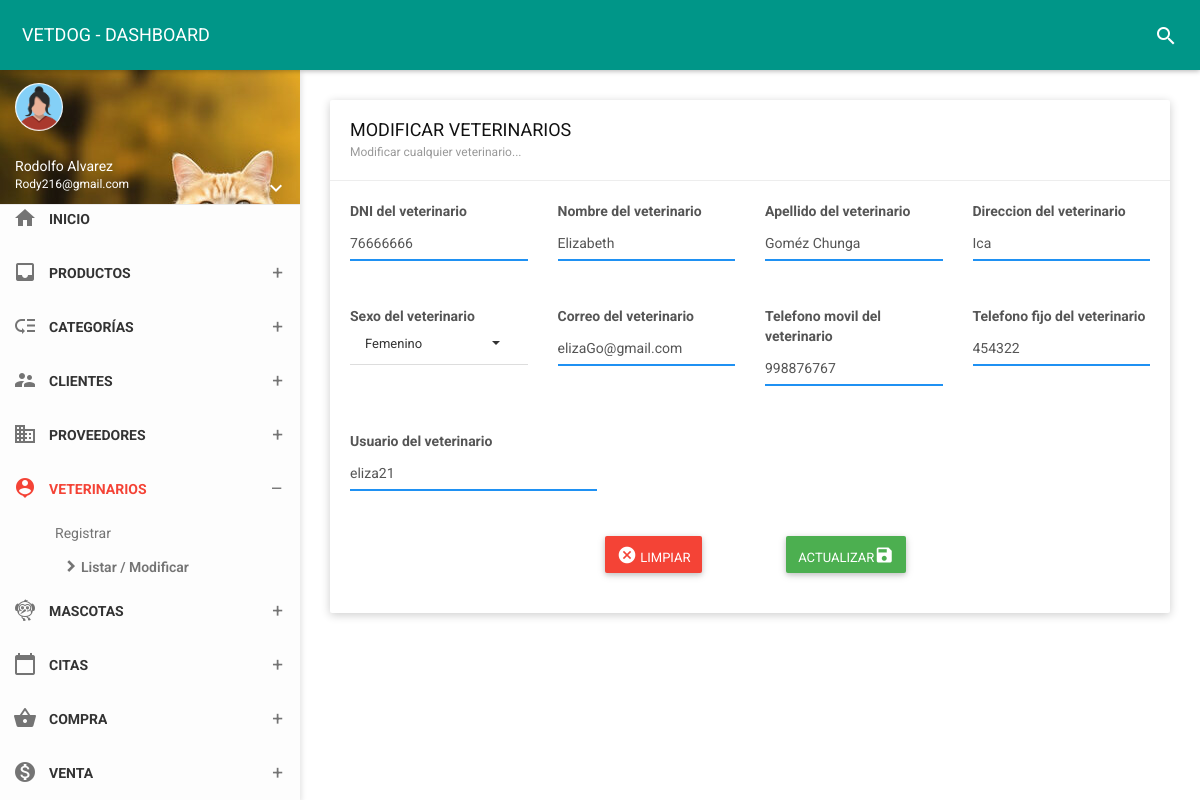
Page /vista/veterinarios/edit?id=1 (signed in) on the committed database.
### tables this page shows
CREATE TABLE `veterinarian` (
  `id_vet` int(11) NOT NULL,
  `dnivet` char(8) NOT NULL,
  `nomvet` varchar(35) NOT NULL,
  `apevet` varchar(35) NOT NULL,
  `direcc` varchar(50) NOT NULL,
  `sexo` varchar(15) NOT NULL,
  `correo` varchar(40) NOT NULL,
  `foto` varchar(255) NOT NULL,
  `fijo` char(6) NOT NULL,
  `movil` char(9) NOT NULL,
  `usuario` varchar(25) NOT NULL,
  `contra` varchar(255) NOT NULL,
  `cargo` int(11) NOT NULL,
  `estado` char(1) NOT NULL,
  `fere` timestamp NOT NULL DEFAULT current_timestamp() ON UPDATE current_timestamp()
);

### vista/veterinarios/edit.php (the view, shortened to what this page needs)
<!DOCTYPE html>
<html>
<head>
    <link href="../../assets/plugins/bootstrap-select/css/bootstrap-select.css" rel="stylesheet" />
    <link href="../../assets/plugins/bootstrap/css/bootstrap.css" rel="stylesheet">
    <link href="../../assets/plugins/node-waves/waves.css" rel="stylesheet" />
    <link href="../../assets/plugins/animate-css/animate.css" rel="stylesheet" />
    <link href="../../css/style.css" rel="stylesheet">
    <link href="../../assets/css/themes/all-themes.css" rel="stylesheet" />
       <link rel="stylesheet" href="https://cdnjs.cloudflare.com/ajax/libs/limonte-sweetalert2/11.1.9/sweetalert2.min.css" />
</head>
<body class="theme-red">
    <nav class="navbar">
        <div class="container-fluid">
            <div class="navbar-header">
                <a class="navbar-brand" href="../panel-admin/administrador"> VETDOG - DASHBOARD </a>
            </div>
            <div class="collapse navbar-collapse" id="navbar-collapse">
                <ul class="nav navbar-nav navbar-right">
                    <li><a href="javascript:void(0);" class="js-search" data-close="true"><i class="material-icons">search</i></a></li>
                </ul>
            </div>
        </div>
    </nav>
    <section>
        <aside id="leftsidebar" class="sidebar">
            <div class="user-info">
                <div class="image">
                    <img src="../../assets/img/mujerico.png" width="48" height="48" alt="User" />
                </div>
                <div class="info-container">
                    <div class="name" data-toggle="dropdown" aria-haspopup="true" aria-expanded="false"><?php echo ucfirst($_SESSION['nombre']); ?></div>
                    <div class="email"><?php echo ucfirst($_SESSION['correo']); ?></div>
                    <div class="btn-group user-helper-dropdown">
                        <i class="material-icons" data-toggle="dropdown" aria-haspopup="true" aria-expanded="true">keyboard_arrow_down</i>
                    </div>
                </div>
            </div>
            <div class="menu">
                <ul class="list">
                    <li>
                        <a href="../panel-admin/administrador">
                            <i class="material-icons">home</i>
                            <span>INICIO</span>
                        </a>
                    </li>
                    <li>
                        <a href="javascript:void(0);" class="menu-toggle">
                            <i class="material-icons">inbox</i>
                            <span>PRODUCTOS</span>
                        </a>
                    </li>
                    <li>
                        <a href="javascript:void(0);" class="menu-toggle">
                            <i class="material-icons">low_priority</i>
                            <span>CATEGORÍAS</span>
                        </a>
                    </li>
                    <li>
                        <a href="javascript:void(0);" class="menu-toggle">
                            <i class="material-icons">supervisor_account</i>
                            <span>CLIENTES</span>
                        </a>
                    </li>
                    <li>
                        <a href="javascript:void(0);" class="menu-toggle">
                            <i class="material-icons">business</i>
                            <span>PROVEEDORES</span>
                        </a>
                    </li>
                    <li class="active">
                        <a href="javascript:void(0);" class="menu-toggle">
                            <i class="material-icons">person_pin</i>
                            <span>VETERINARIOS</span>
                        </a>
                        <ul class="ml-menu">
                            <li>
                                <a href="../veterinarios/nuevo">Registrar</a>
                            </li>
                            <li class="active">
                                <a href="../../folder/veterinarios">Listar / Modificar</a>
                            </li>
                        </ul>
                    </li>
                    <li>
                        <a href="javascript:void(0);" class="menu-toggle">
                            <i class="material-icons">flutter_dash</i>
                            <span>MASCOTAS</span>
                        </a>
</li>
                    <li>
                        <a href="javascript:void(0);" class="menu-toggle">
                            <i class="material-icons">calendar_today</i>
                            <span>CITAS</span>
                        </a>
    </li>
    <li>
                        <a href="javascript:void(0);" class="menu-toggle">
                            <i class="material-icons">shopping_basket</i>
                            <span>COMPRA</span>
                        </a>
    </li>
<li>
                        <a href="javascript:void(0);" class="menu-toggle">
                            <i class="material-icons">monetization_on</i>
                            <span>VENTA</span>
                        </a>
    </li>
    </section>
    <section class="content">
        <div class="container-fluid">
            <div class="row clearfix">
                <div class="col-lg-12 col-md-12 col-sm-12 col-xs-12">
                    <div class="card">
                        <div class="header">
                            <h2>
                                MODIFICAR VETERINARIOS
                                <small>Modificar cualquier veterinario...</small>
                            </h2>
                        </div>
                    <div class="body">
<?php
function connect(){
return new mysqli("localhost","root","","vetdog");
}
$con = connect();
$id = $_GET['id'];
$sql = "SELECT * FROM veterinarian  WHERE id_vet= '$id'";
$query  =$con->query($sql);
$data =  array();
if($query){
  while($r = $query->fetch_object()){
    $data[] = $r;
  }
}
?>
<?php if(count($data)>0):?>
    <?php foreach($data as $d):?>
                        <form method="POST"  autocomplete="off" action="editarRegistro?id=<?php echo $d->id_vet; ?>">
                            <div class="row clearfix">
                                <div class="col-sm-3">
                                    <label class="control-label">DNI del veterinario</label>
                                    <div class="form-group">
                                        <div class="form-line">
                                            <input type="text" name="dnivet" onKeypress="if (event.keyCode < 45 || event.keyCode > 57) event.returnValue = false;" maxlength="8" value="<?php echo $d->dnivet; ?>"  class="form-control" placeholder="DNI del veterinario..." />
                                        </div>
                                    </div>
                                </div>
                                <div class="col-sm-3">
                                    <label class="control-label">Nombre del veterinario</label>
                                    <div class="form-group">
                                        <div class="form-line">
                                            <input type="text" value="<?php echo $d->nomvet; ?>" name="nomvet" required class="form-control" placeholder="Nombre del veterinario..." />
                                        </div>
                                    </div>
                                </div>
                                <div class="col-sm-3">
                                    <label class="control-label">Apellido del veterinario</label>
                                    <div class="form-group">
                                        <div class="form-line">
                                            <input type="text" name="apevet" value="<?php echo $d->apevet; ?>" required class="form-control" placeholder="Apellido del veterinario..." />
                                        </div>
                                    </div>
                                </div>
                                <div class="col-sm-3">
                                    <label class="control-label">Direccion del veterinario</label>
                                    <div class="form-group">
                                        <div class="form-line">
                                            <input type="text" name="direcc" value="<?php echo $d->direcc; ?>" required class="form-control" placeholder="Direccion..." />
                                        </div>
                                    </div>
                                </div>
                                <div class="col-sm-3">
                                    <label class="control-label">Sexo del veterinario</label>
                                    <select name="sexo" class="form-control show-tick">
                                        <option value="<?php echo $d->sexo; ?>"><?php echo $d->sexo; ?></option>
                                    </select>
                                </div>
                                <div class="col-sm-3">
                                    <label class="control-label">Correo del veterinario</label>
                                    <div class="form-group">
                                        <div class="form-line">
                                            <input type="email" value="<?php echo $d->correo; ?>" name="correo" required class="form-control" placeholder="Correo..." />
                                        </div>
                                    </div>
                                </div>
                                <div class="col-sm-3">
                                    <label class="control-label">Telefono movil del veterinario</label>
                                    <div class="form-group">
                                        <div class="form-line">
                                            <input type="text" value="<?php echo $d->movil; ?>" name="movil" onKeypress="if (event.keyCode < 45 || event.keyCode > 57) event.returnValue = false;" maxlength="9" required class="form-control" placeholder="Telefono movil..." />
                                        </div>
                                    </div>
                                </div>
                                <div class="col-sm-3">
                                    <label class="control-label">Telefono fijo del veterinario</label>
                                    <div class="form-group">
                                        <div class="form-line">
                                            <input type="text" name="fijo" value="<?php echo $d->fijo; ?>" onKeypress="if (event.keyCode < 45 || event.keyCode > 57) event.returnValue = false;" maxlength="6" required class="form-control" placeholder="Telefono fijo..." />
                                        </div>
                                    </div>
                                </div>
                                <div class="col-sm-4">
                                    <label class="control-label">Usuario del veterinario</label>
                                    <div class="form-group">
                                        <div class="form-line">
                                            <input type="text" name="usuario" value="<?php echo $d->usuario; ?>" required class="form-control" placeholder="Usuario..." />
                                        </div>
                                    </div>
                                </div>
                            </div>
                                <div class="container-fluid" align="center">
                                    <div class="col-xs-12 col-sm-6 col-md-4 col-lg-3">
                                    </div>
                                    <div class="col-xs-12 col-sm-6 col-md-4 col-lg-3">
                                        <a type="button" href="../../folder/veterinarios" class="btn bg-red"><i class="material-icons">cancel</i> LIMPIAR </a>
                                    </div>
                                    <div class="col-xs-12 col-sm-6 col-md-4 col-lg-3">
                                         <button class="btn bg-green" name="update">ACTUALIZAR<i class="material-icons">save</i></button>
                                    </div>
                                </div>
                        </form>
                 </div>
 <?php endforeach; ?>
    <?php else:?>
      <span class="px-2 py-1 font-semibold leading-tight text-red-700 bg-red-100 rounded-full dark:text-red-100 dark:bg-red-700">
          No hay datos
        </span>
    <?php endif; ?>
                    </div>
                        </div>
                    </div>
                </div>
    </section>
</body>
</html>

### assets/css/themes/all-themes.css (style rules this page uses)
.theme-red .navbar-brand { color: #fff; }
.theme-red .nav > li > a { color: #fff; }
.theme-red .sidebar .menu .list li.active { background-color: transparent; }
.theme-red .sidebar .menu .list li.active > :first-child i, .theme-red .sidebar .menu .list li.active > :first-child span { color: #F44336; }
.theme-red .sidebar .menu .list .toggled { background-color: transparent; }
.theme-red .sidebar .menu .list .ml-menu { background-color: transparent; }

### rows in the picture
veterinarian: dnivet "76666666", nomvet "Elizabeth", apevet "Goméz Chunga", direcc "Ica", sexo "Femenino", correo "elizaGo@gmail.com", movil "998876767", fijo "454322", usuario "eliza21"

### other values in the picture
$_SESSION['nombre'] "Rodolfo Alvarez"
$_SESSION['correo'] "Rody216@gmail.com"
